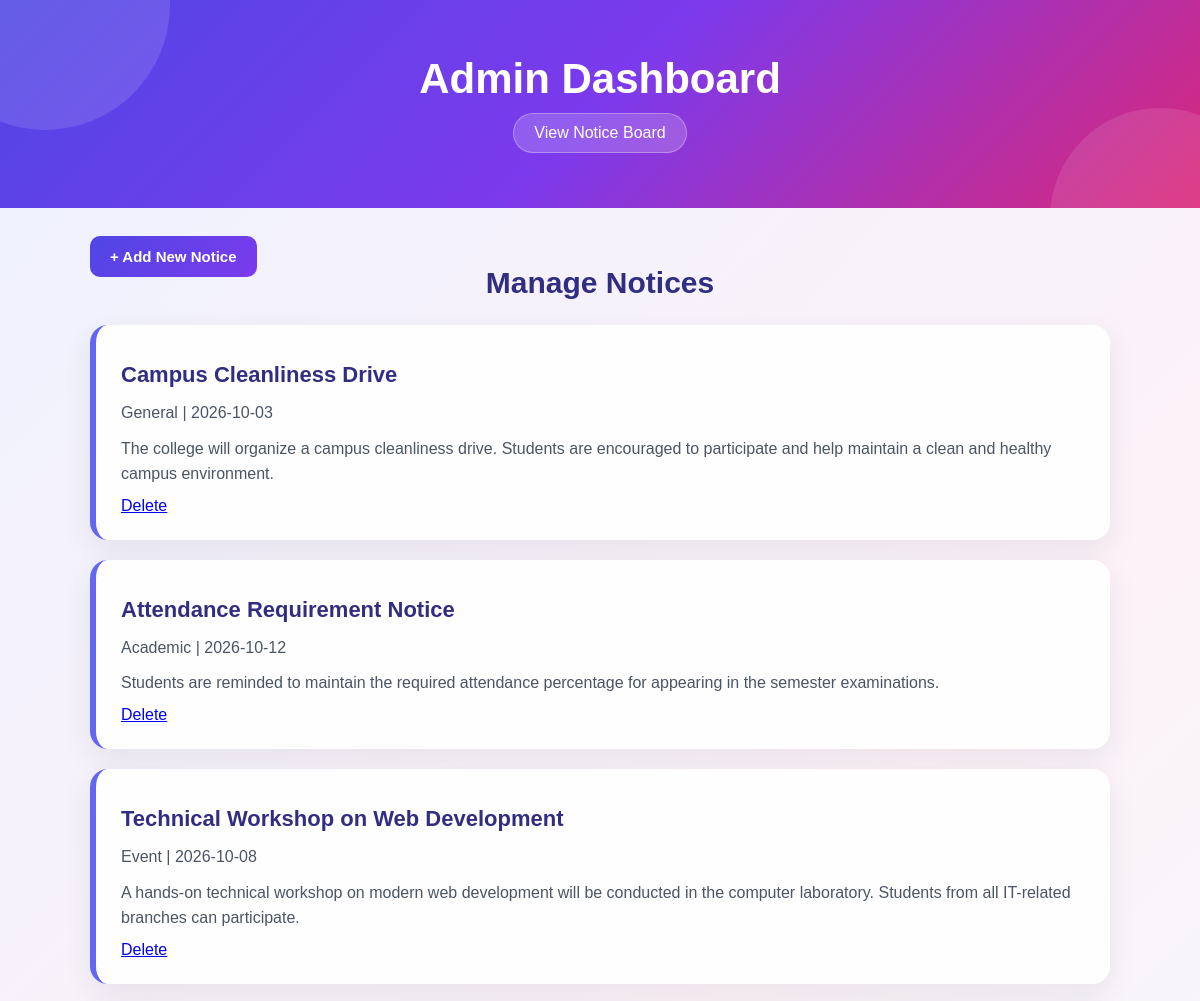
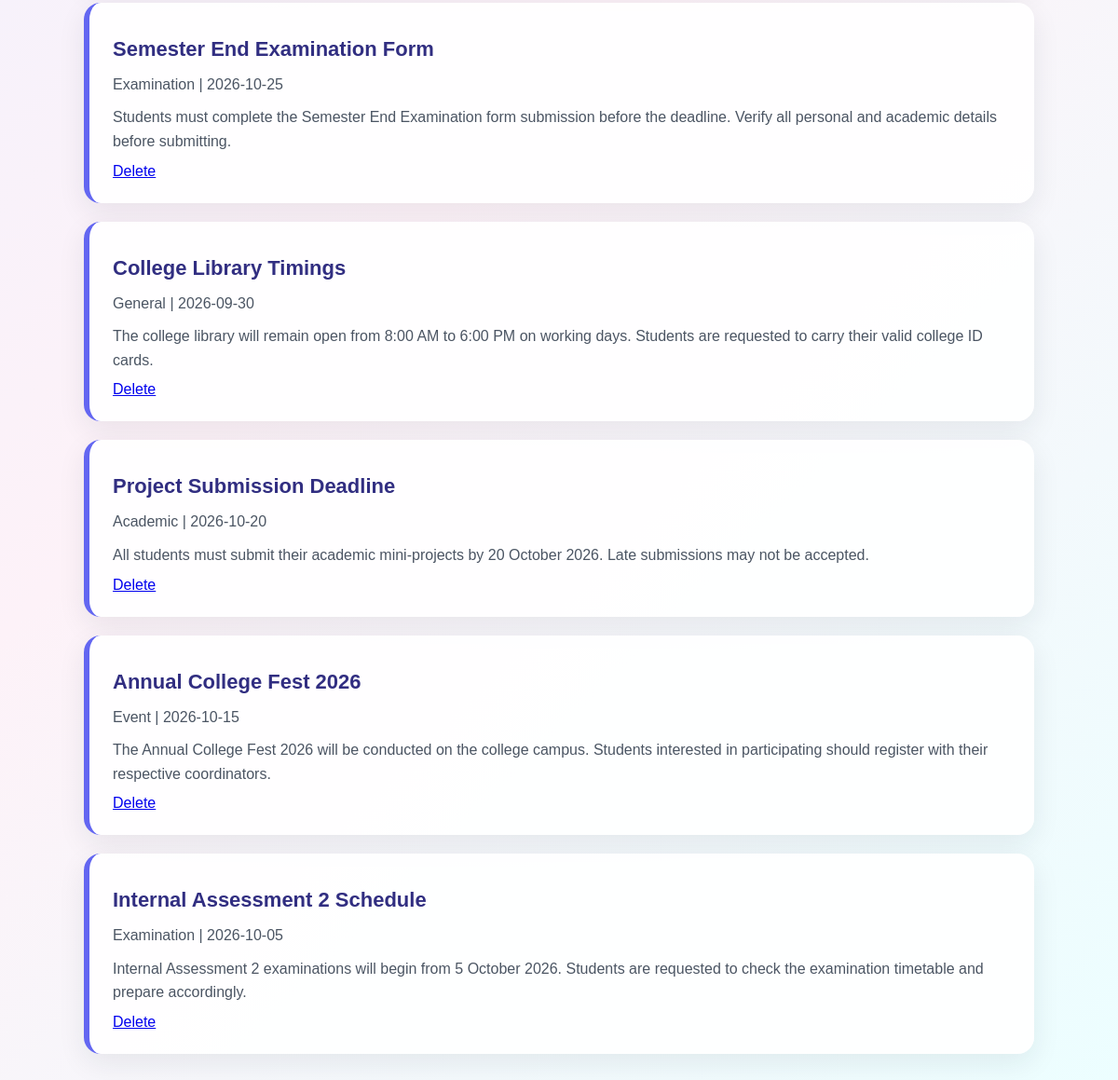
Page /admin (signed in) on the committed database (2 pictures, top to bottom).
### tables this page shows
CREATE TABLE notices (
            id INTEGER PRIMARY KEY AUTOINCREMENT,
            title TEXT NOT NULL,
            category TEXT NOT NULL,
            date TEXT NOT NULL,
            description TEXT NOT NULL,
            important INTEGER DEFAULT 0
        );

### app.py (the view)
@app.route("/admin")
def admin():
    if not session.get("admin_logged_in"):
        return redirect(url_for("login"))
    conn = get_db()
    notices = conn.execute("""
        SELECT *
        FROM notices
        ORDER BY id DESC
    """).fetchall()
    conn.close()
    return render_template(
        "admin.html",
        notices=notices
    )

### app.py (called while the page is built)
def get_db():
    conn = sqlite3.connect(DATABASE)
    conn.row_factory = sqlite3.Row
    return conn

### templates/admin.html (shortened to what this page needs)
<!DOCTYPE html>
<html>
<head>
    <link rel="stylesheet"
          href="{{ url_for('static', filename='style.css') }}">
</head>
<body>
<header>
    <h1>Admin Dashboard</h1>
    <a href="/">
        View Notice Board
    </a>
</header>
<div class="container">
    <a class="button" href="/add">
        + Add New Notice
    </a>
    <h2>Manage Notices</h2>
    {% for notice in notices %}
    <div class="notice">
        <h3>
            {{ notice.title }}
        </h3>
        <p>
            {{ notice.category }}
            |
            {{ notice.date }}
        </p>
        <p>
            {{ notice.description }}
        </p>
        <a href="/delete/{{ notice.id }}"
           onclick="return confirm('Delete this notice?')">
            Delete
        </a>
    </div>
    {% endfor %}
</div>
</body>
</html>

### static/style.css (style rules this page uses)
* { box-sizing: border-box; margin: 0; padding: 0; }
body { font-family: Arial, sans-serif; background: linear-gradient(135deg, #eef2ff, #fdf2f8, #ecfeff); color: #1f2937; min-height: 100vh; }
header { position: relative; background: linear-gradient(135deg, #4f46e5, #7c3aed, #db2777); color: white; padding: 55px 20px; text-align: center; overflow: hidden; }
header::before { content: ""; position: absolute; width: 250px; height: 250px; background: rgba(255, 255, 255, 0.12); border-radius: 50%; top: -120px; left: -80px; }
header::after { content: ""; position: absolute; width: 220px; height: 220px; background: rgba(255, 255, 255, 0.1); border-radius: 50%; bottom: -120px; right: -70px; }
header h1 { position: relative; z-index: 1; font-size: 42px; margin-bottom: 10px; }
header a { position: relative; z-index: 1; display: inline-block; color: white; text-decoration: none; background: rgba(255, 255, 255, 0.18); padding: 10px 20px; border-radius: 25px; border: 1px solid rgba(255, 255, 255, 0.3); transition: 0.3s; }
.container { width: 85%; max-width: 1100px; margin: 40px auto; }
.container > h2 { text-align: center; font-size: 30px; margin-bottom: 25px; color: #312e81; }
button, .button { background: linear-gradient(135deg, #4f46e5, #7c3aed); color: white; padding: 12px 20px; border: none; border-radius: 10px; text-decoration: none; cursor: pointer; font-size: 15px; font-weight: bold; transition: 0.3s; }
.notice { position: relative; background: rgba(255, 255, 255, 0.95); padding: 25px; margin: 20px 0; border-radius: 18px; border-left: 6px solid #6366f1; box-shadow: 0 10px 30px rgba(31, 41, 55, 0.08); transition: 0.3s; }
.notice h3 { color: #312e81; font-size: 22px; margin: 12px 0; }
.notice p { margin: 10px 0; line-height: 1.6; color: #4b5563; }

### rows in the picture
notices: title "Campus Cleanliness Drive", category "General", date "2026-10-03", description "The college will organize a campus cleanliness drive. Students are encouraged to participate and help maintain a clean and healthy campus environment."
notices: title "Attendance Requirement Notice", category "Academic", date "2026-10-12", description "Students are reminded to maintain the required attendance percentage for appearing in the semester examinations."
notices: title "Technical Workshop on Web Development", category "Event", date "2026-10-08", description "A hands-on technical workshop on modern web development will be conducted in the computer laboratory. Students from all IT-related branches can participate."
notices: title "Semester End Examination Form", category "Examination", date "2026-10-25", description "Students must complete the Semester End Examination form submission before the deadline. Verify all personal and academic details before submitting."
notices: title "College Library Timings", category "General", date "2026-09-30", description "The college library will remain open from 8:00 AM to 6:00 PM on working days. Students are requested to carry their valid college ID cards."
notices: title "Project Submission Deadline", category "Academic", date "2026-10-20", description "All students must submit their academic mini-projects by 20 October 2026. Late submissions may not be accepted."
notices: title "Annual College Fest 2026", category "Event", date "2026-10-15", description "The Annual College Fest 2026 will be conducted on the college campus. Students interested in participating should register with their respective coordinators."
notices: title "Internal Assessment 2 Schedule", category "Examination", date "2026-10-05", description "Internal Assessment 2 examinations will begin from 5 October 2026. Students are requested to check the examination timetable and prepare accordingly."
